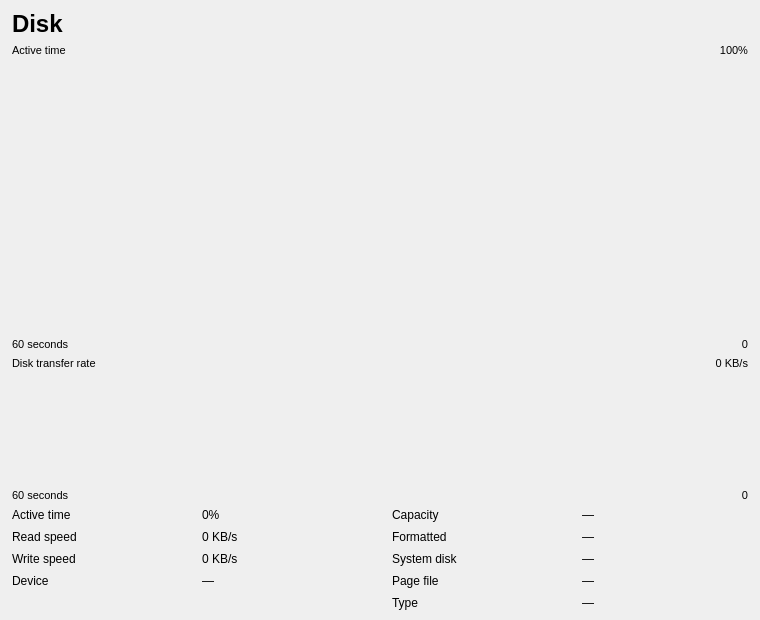
<?xml version="1.0" encoding="UTF-8"?>
<ui version="4.0">
 <class>DiskDetailWidget</class>
 <widget class="QWidget" name="DiskDetailWidget">
  <property name="geometry">
   <rect><x>0</x><y>0</y><width>760</width><height>620</height></rect>
  </property>
  <layout class="QVBoxLayout" name="verticalLayout" stretch="0,0,5,0,0,2,0,0">
   <property name="leftMargin"><number>12</number></property>
   <property name="topMargin"><number>10</number></property>
   <property name="rightMargin"><number>12</number></property>
   <property name="bottomMargin"><number>10</number></property>
   <property name="spacing"><number>6</number></property>

   <item>
    <layout class="QHBoxLayout" name="headerLayout">
     <item>
      <widget class="QLabel" name="titleLabel">
       <property name="text"><string>Disk</string></property>
       <property name="styleSheet"><string>font-size: 18pt; font-weight: bold;</string></property>
      </widget>
     </item>
     <item>
      <spacer>
       <property name="orientation"><enum>Qt::Horizontal</enum></property>
       <property name="sizeHint" stdset="0"><size><width>40</width><height>0</height></size></property>
      </spacer>
     </item>
     <item>
      <widget class="QLabel" name="modelLabel">
       <property name="text"><string></string></property>
       <property name="alignment"><set>Qt::AlignRight|Qt::AlignVCenter</set></property>
       <property name="styleSheet"><string>font-size: 12pt;</string></property>
      </widget>
     </item>
    </layout>
   </item>

   <item>
    <layout class="QHBoxLayout" name="activeLabelLayout">
     <item>
      <widget class="QLabel" name="activeGraphLabel">
       <property name="text"><string>Active time</string></property>
       <property name="styleSheet"><string>font-size: 8pt;</string></property>
      </widget>
     </item>
     <item>
      <spacer>
       <property name="orientation"><enum>Qt::Horizontal</enum></property>
       <property name="sizeHint" stdset="0"><size><width>40</width><height>0</height></size></property>
      </spacer>
     </item>
     <item>
      <widget class="QLabel" name="activeGraphMaxLabel">
       <property name="text"><string>100%</string></property>
       <property name="alignment"><set>Qt::AlignRight|Qt::AlignVCenter</set></property>
       <property name="styleSheet"><string>font-size: 8pt;</string></property>
      </widget>
     </item>
    </layout>
   </item>

   <item>
    <widget class="Perf::GraphWidget" name="activeGraphWidget">
     <property name="minimumHeight"><number>220</number></property>
     <property name="sizePolicy">
      <sizepolicy hsizetype="Expanding" vsizetype="Expanding">
       <horstretch>0</horstretch>
       <verstretch>1</verstretch>
      </sizepolicy>
     </property>
    </widget>
   </item>

   <item>
    <layout class="QHBoxLayout" name="activeTimeAxisLayout">
     <item>
      <widget class="QLabel" name="activeTimeLeftLabel">
       <property name="text"><string>60 seconds</string></property>
       <property name="styleSheet"><string>font-size: 8pt;</string></property>
      </widget>
     </item>
     <item>
      <spacer>
       <property name="orientation"><enum>Qt::Horizontal</enum></property>
       <property name="sizeHint" stdset="0"><size><width>40</width><height>0</height></size></property>
      </spacer>
     </item>
     <item>
      <widget class="QLabel" name="activeTimeRightLabel">
       <property name="text"><string>0</string></property>
       <property name="alignment"><set>Qt::AlignRight|Qt::AlignVCenter</set></property>
       <property name="styleSheet"><string>font-size: 8pt;</string></property>
      </widget>
     </item>
    </layout>
   </item>

   <item>
    <layout class="QHBoxLayout" name="transferLabelLayout">
     <item>
      <widget class="QLabel" name="transferGraphLabel">
       <property name="text"><string>Disk transfer rate</string></property>
       <property name="styleSheet"><string>font-size: 8pt;</string></property>
      </widget>
     </item>
     <item>
      <spacer>
       <property name="orientation"><enum>Qt::Horizontal</enum></property>
       <property name="sizeHint" stdset="0"><size><width>40</width><height>0</height></size></property>
      </spacer>
     </item>
     <item>
      <widget class="QLabel" name="transferGraphMaxLabel">
       <property name="text"><string>0 KB/s</string></property>
       <property name="alignment"><set>Qt::AlignRight|Qt::AlignVCenter</set></property>
       <property name="styleSheet"><string>font-size: 8pt;</string></property>
      </widget>
     </item>
    </layout>
   </item>

   <item>
    <widget class="Perf::GraphWidget" name="transferGraphWidget">
     <property name="minimumHeight"><number>110</number></property>
    </widget>
   </item>

   <item>
    <layout class="QHBoxLayout" name="transferTimeAxisLayout">
     <item>
      <widget class="QLabel" name="transferTimeLeftLabel">
       <property name="text"><string>60 seconds</string></property>
       <property name="styleSheet"><string>font-size: 8pt;</string></property>
      </widget>
     </item>
     <item>
      <spacer>
       <property name="orientation"><enum>Qt::Horizontal</enum></property>
       <property name="sizeHint" stdset="0"><size><width>40</width><height>0</height></size></property>
      </spacer>
     </item>
     <item>
      <widget class="QLabel" name="transferTimeRightLabel">
       <property name="text"><string>0</string></property>
       <property name="alignment"><set>Qt::AlignRight|Qt::AlignVCenter</set></property>
       <property name="styleSheet"><string>font-size: 8pt;</string></property>
      </widget>
     </item>
    </layout>
   </item>

   <item>
    <layout class="QGridLayout" name="statsGrid">
     <property name="horizontalSpacing"><number>24</number></property>
     <property name="verticalSpacing"><number>8</number></property>

     <item row="0" column="0"><widget class="QLabel" name="activeLabel"><property name="text"><string>Active time</string></property><property name="styleSheet"><string></string></property></widget></item>
     <item row="0" column="1"><widget class="QLabel" name="activeValueLabel"><property name="text"><string>0%</string></property></widget></item>
     <item row="0" column="2"><widget class="QLabel" name="capacityLabel"><property name="text"><string>Capacity</string></property><property name="styleSheet"><string></string></property></widget></item>
     <item row="0" column="3"><widget class="QLabel" name="capacityValueLabel"><property name="text"><string>—</string></property></widget></item>

     <item row="1" column="0"><widget class="QLabel" name="readLabel"><property name="text"><string>Read speed</string></property><property name="styleSheet"><string></string></property></widget></item>
     <item row="1" column="1"><widget class="QLabel" name="readValueLabel"><property name="text"><string>0 KB/s</string></property></widget></item>
     <item row="1" column="2"><widget class="QLabel" name="formattedLabel"><property name="text"><string>Formatted</string></property><property name="styleSheet"><string></string></property></widget></item>
     <item row="1" column="3"><widget class="QLabel" name="formattedValueLabel"><property name="text"><string>—</string></property></widget></item>

     <item row="2" column="0"><widget class="QLabel" name="writeLabel"><property name="text"><string>Write speed</string></property><property name="styleSheet"><string></string></property></widget></item>
     <item row="2" column="1"><widget class="QLabel" name="writeValueLabel"><property name="text"><string>0 KB/s</string></property></widget></item>
     <item row="2" column="2"><widget class="QLabel" name="systemDiskLabel"><property name="text"><string>System disk</string></property><property name="styleSheet"><string></string></property></widget></item>
     <item row="2" column="3"><widget class="QLabel" name="systemDiskValueLabel"><property name="text"><string>—</string></property></widget></item>

     <item row="3" column="0"><widget class="QLabel" name="deviceLabel"><property name="text"><string>Device</string></property><property name="styleSheet"><string></string></property></widget></item>
     <item row="3" column="1"><widget class="QLabel" name="deviceValueLabel"><property name="text"><string>—</string></property></widget></item>
     <item row="3" column="2"><widget class="QLabel" name="pageFileLabel"><property name="text"><string>Page file</string></property><property name="styleSheet"><string></string></property></widget></item>
     <item row="3" column="3"><widget class="QLabel" name="pageFileValueLabel"><property name="text"><string>—</string></property></widget></item>

     <item row="4" column="2"><widget class="QLabel" name="typeLabel"><property name="text"><string>Type</string></property><property name="styleSheet"><string></string></property></widget></item>
     <item row="4" column="3"><widget class="QLabel" name="typeValueLabel"><property name="text"><string>—</string></property></widget></item>
    </layout>
   </item>

  </layout>
 </widget>
 <customwidgets>
  <customwidget>
   <class>Perf::GraphWidget</class>
   <extends>QWidget</extends>
   <header>perf/graphwidget.h</header>
  </customwidget>
 </customwidgets>
 <resources/>
 <connections/>
</ui>
